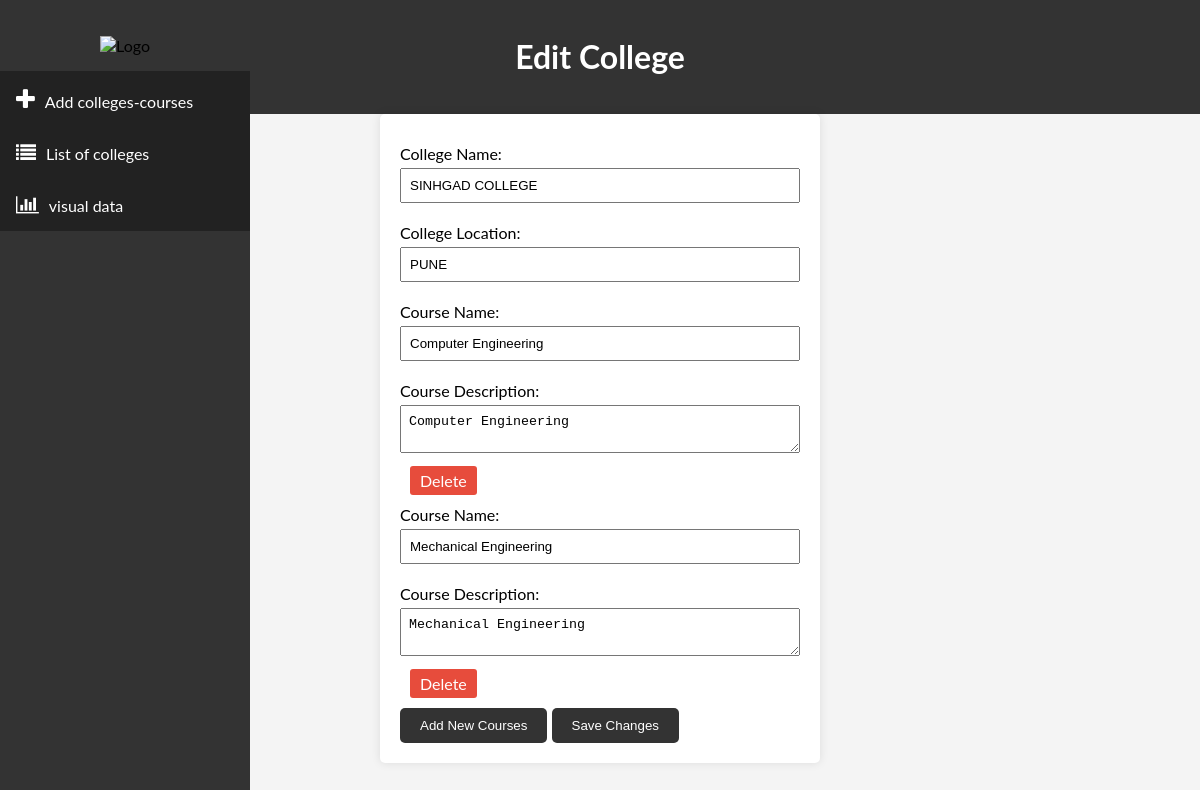
/edit.php?id=10, run on the app's committed database.
### tables this page shows
CREATE TABLE `colleges` (
  `college_id` int NOT NULL,
  `college_name` varchar(255) NOT NULL,
  `college_location` varchar(255) NOT NULL
);

CREATE TABLE `courses` (
  `course_id` int NOT NULL,
  `college_id` int DEFAULT NULL,
  `course_name` varchar(255) NOT NULL,
  `course_description` text NOT NULL
);

### edit.php (the view, shortened to what this page needs)
<?php
include 'db.php';
if ($_SERVER['REQUEST_METHOD'] === 'POST') {
    $collegeId = $conn->real_escape_string($_POST['collegeId']);
    $collegeName = $conn->real_escape_string($_POST['collegeName']);
    $collegeLocation = $conn->real_escape_string($_POST['collegeLocation']);
    $courseNames = $_POST['courseName'];
    $courseDescriptions = $_POST['courseDescription'];
    $updateCollegeSql = "UPDATE colleges SET college_name = '$collegeName', college_location = '$collegeLocation' WHERE college_id = $collegeId";
    echo $updateCollegeSql;
    $conn->query($updateCollegeSql);
    foreach ($courseNames as $index => $courseName) {
        $courseId = $conn->real_escape_string($_POST['courseId'][$index]);
        $updateCourseSql = "UPDATE courses SET course_name = '$courseName', course_description = '$courseDescriptions[$index]' WHERE course_id = $courseId";
        echo $updateCourseSql;
        $conn->query($updateCourseSql);
    }
    foreach ($_POST['newCourseName'] as $index => $newCourseName) {
        $newCourseDescription = $conn->real_escape_string($_POST['newCourseDescription'][$index]);
        $insertNewCourseSql = "INSERT INTO courses (college_id, course_name, course_description) VALUES ($collegeId, '$newCourseName', '$newCourseDescription')";
        echo $insertNewCourseSql;
        $conn->query($insertNewCourseSql);
    }
    header("Location: display.php");
    exit();
} else {
    $collegeId = isset($_GET['id']) ? $conn->real_escape_string($_GET['id']) : '';
    $sql = "SELECT colleges.college_id, colleges.college_name, colleges.college_location,
                   courses.course_id, courses.course_name, courses.course_description
            FROM colleges
            LEFT JOIN courses ON colleges.college_id = courses.college_id
            WHERE colleges.college_id = $collegeId";
    $result = $conn->query($sql);
    $collegeDetails = $result->fetch_assoc();
    $result->data_seek(0);
    $courses = array();
    while ($row = $result->fetch_assoc()) {
        $courses[] = $row;
    }
}
?>
<!DOCTYPE html>
<html lang="en">
<head>
    <link rel="stylesheet" href="./edit.css">
</head>
<body>
    <?php include 'navbar.php'; ?>
    <header>
        <h1>Edit College</h1>
    </header>
    <form method="post" id="editCollegeForm">
        <label for="collegeName">College Name:</label>
        <input type="text" id="collegeName" name="collegeName" value="<?php echo $collegeDetails['college_name']; ?>" required>
        <label for="collegeLocation">College Location:</label>
        <input type="text" id="collegeLocation" name="collegeLocation" value="<?php echo $collegeDetails['college_location']; ?>" required>
        <?php foreach ($courses as $index => $course): ?>
            <div>
                <label for="courseName<?php echo $index; ?>">Course Name:</label>
                <input type="text" id="courseName<?php echo $index; ?>" name="courseName[]" value="<?php echo $course['course_name']; ?>" required>
                <label for="courseDescription<?php echo $index; ?>">Course Description:</label>
                <textarea id="courseDescription<?php echo $index; ?>" name="courseDescription[]" required><?php echo $course['course_description']; ?></textarea>
                <a href="delete_course.php?id=<?php echo $course['course_id']; ?>&college_id=<?php echo $collegeDetails['college_id']; ?>&course_name=<?php echo urlencode($course['course_name']); ?>" onclick="return confirm('Are you sure you want to delete the course <?php echo $course['course_name']; ?>?')" class="delete-button">Delete</a>
            </div>
        <?php endforeach; ?>
        <button type="button" onclick="addNewCourses()">Add New Courses</button>
        <button type="submit">Save Changes</button>
    </form>
</body>
</html>

### edit.css (style rules this page uses)
body { font-family: Arial, sans-serif; margin: 0; padding: 0; background-color: #f4f4f4; }
header { background-color: #333; color: #fff; padding: 1em; text-align: center; }
form { max-width: 400px; margin: auto; background: #fff; padding: 20px; border-radius: 5px; box-shadow: 0 0 10px rgba(0,0,0,0.1); }
label { display: block; margin: 10px 0 5px; }
input, textarea { width: 100%; padding: 8px; margin-bottom: 10px; box-sizing: border-box; }
button { background: #333; color: #fff; border: none; padding: 10px 20px; border-radius: 5px; cursor: pointer; margin-top: 10px; }
.delete-button { display: inline-block; padding: 5px 10px; background-color: #e74c3c; color: #fff; text-decoration: none; border-radius: 3px; margin-left: 10px; }

### navbar.php (style rules this page uses)
body { margin: 0; font-family: "Lato", sans-serif; }

### data on the page
colleges: collegeName "SINHGAD COLLEGE", collegeLocation "PUNE"
courses: course_name "Computer Engineering", course_description "Computer Engineering"
courses: course_name "Mechanical Engineering", course_description "Mechanical Engineering"
